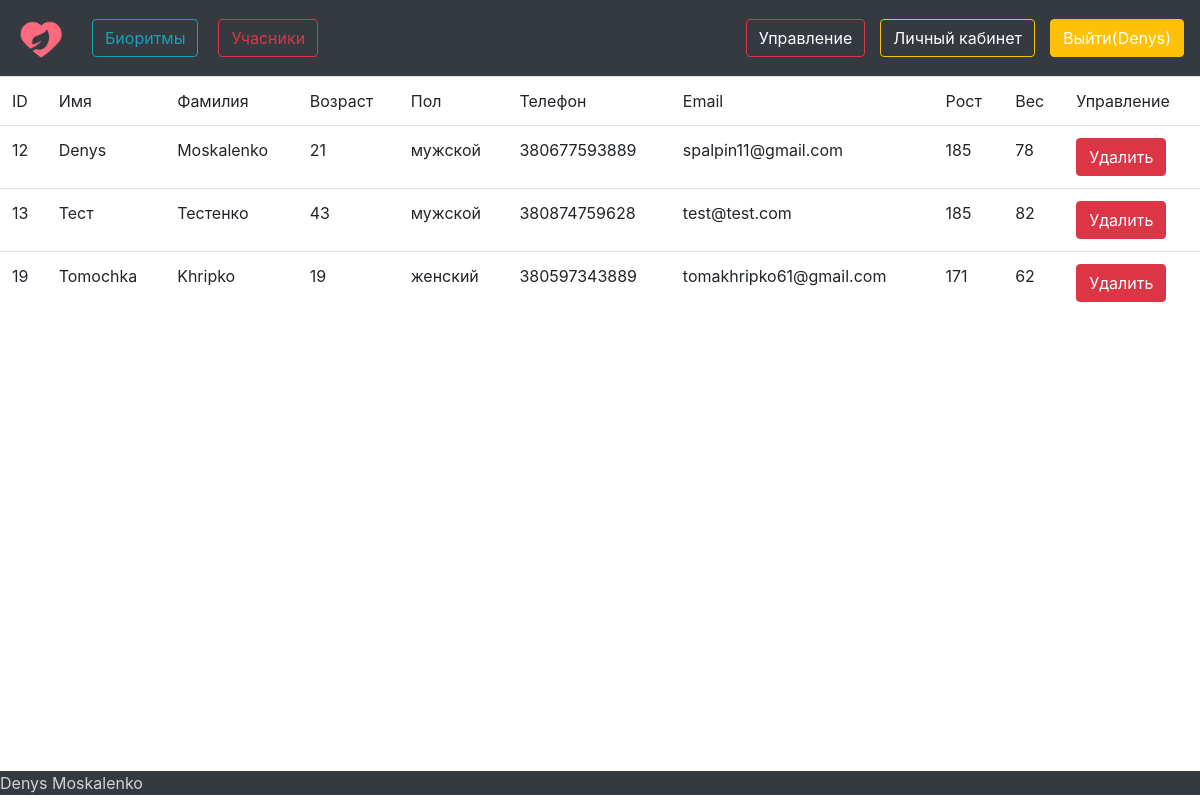
Screenshot of /reduct/ (signed in) with the database file from the repository.
### afront/models.py (models this page shows, shortened)
class Human(models.Model):
    name = models.CharField(max_length=50, verbose_name='Имя')
    surname = models.CharField(max_length=50, verbose_name='Фамилия')
    email = models.EmailField(max_length=50)
    phone = models.PositiveSmallIntegerField()
    age = models.PositiveSmallIntegerField()
    genders = (
        ('мужской', 'мужской'),
        ('женский', 'женский'),
    )
    gender = models.CharField(max_length=10, choices=genders)
    height = models.PositiveSmallIntegerField()
    weight = models.PositiveSmallIntegerField()

### afront/views.py (the view, shortened to what this page needs)
# urls.py: re_path('reduct/',views.Reduct.as_view()),
class Reduct(TemplateView):
    template_name = 'reduct.html'
    def get(self, request):
        if request.user.is_authenticated:
            all_users = Human.objects.all()
            ctx = {'all_users': all_users}
            return render(request, self.template_name, ctx)
        else:
            return render(request, self.template_name, {})

### afront/templates/reduct.html (shortened to what this page needs)
{% extends 'main.html' %}
{% block content %}
{% if user.is_authenticated and user.is_superuser%}
<table class="table table-hover">
 <thead class="thead-dark">
    <tr>
        <td>ID</td>
        <td>Имя</td>
        <td>Фамилия</td>
        <td>Возраст</td>
        <td>Пол</td>
        <td>Телефон</td>
        <td>Email</td>
        <td>Рост</td>
        <td>Вес</td>
        <td>Управление</td>
    </tr>
  </thead>
  <tbody>
    <tr>
        {% for human in all_users%}
        <td>{{human.id}}</td>
        <td>{{human.name}}</td>
        <td>{{human.surname}}</td>
        <td>{{human.age}}</td>
        <td>{{human.gender}}</td>
        <td>{{human.phone}}</td>
        <td>{{human.email}}</td>
        <td>{{human.height}}</td>
        <td>{{human.weight}}</td>
        <td ><form action="/reduct/" method="post"> {%csrf_token%} <button class="btn btn-danger" type="submit" name="delete" value="{{human.id}}">Удалить</button> </form>
        </td>
    </tr>
    {%endfor%}
  </tbody>
</table>
{%else%}
<h1> Вы не суперпользователь</h1>
{%endif%}
{% endblock %}

### afront/templates/main.html (shortened to what this page needs)
<!DOCTYPE html>
 {% load static %}
<html lang="en">
<head>
    <link rel="stylesheet" href="https://stackpath.bootstrapcdn.com/bootstrap/4.4.1/css/bootstrap.min.css"crossorigin="anonymous" >
</head>
<body>
<header>
<nav class="navbar navbar-expand-lg navbar-dark bg-dark">
    <a href="/main" class="navbar-brand">
        <img width ="50" hight="40" alt="logo">
    </a>
{% if user.is_authenticated%}
        <ul class="navbar-nav mr-auto">
            <li class="nav-item"> <a class="btn btn-outline-info" href="/biorythms" role="button">Биоритмы</a>    </li>
            <li class="nav-item"> <a class="btn btn-outline-danger" href="/ivents" role="button">Учасники</a>  </li>
        </ul>
    {% if user.is_superuser%}
        <div class="navbar-text ml-9"  style="margin-right: 15px;">
            <a class="btn btn-outline-danger" href="/reduct" role="button">Управление</a>   </li>
        </div>
    {%endif%}
    <div class="navbar-text ml-9" style="margin-right: 15px;">
            <a class="btn btn-outline-warning" href="/account" role="button">Личный кабинет</a>    </li>
    </div>
    <div class="navbar-text ml-9">
            <a class="btn btn-warning" href="/logout" role="button">Выйти({{user.username}}) </a>    </li>
    </div>
    {%else%}
       <ul class="navbar-nav mr-auto " >
            <li class="nav-item"> <a class="btn btn-success " href="/auth" role="button">Войти</a>    </li>
            <li class="nav-item"> <a class="btn btn-info" href="/register" role="button">Зарегестрироваться</a>  </li>
        </ul>
    {%endif%}
</nav>
</header>
{% block content %}{% endblock %}
<footer class="page-footer font-small  bg-dark  bottom:10px  text"> Denys Moskalenko</footer>
</body>
</html>

### afront/templates/main.html (style rules this page uses)
nav a { margin-left: 0px; }
body { min-width: 100%; }
ul li { margin:0 10px; margin-bottom: 1px; margin-top: 1px; }
footer { position : fixed; bottom: 5px; color: lightgray; width : 100%; }
body { margin-left: 10px; }

### rows the page displays
Human: id "12", name "Denys", surname "Moskalenko", age "21", gender "мужской", phone "380677593889", email "spalpin11@gmail.com", height "185", weight "78"
Human: id "13", name "Тест", surname "Тестенко", age "43", gender "мужской", phone "380874759628", email "test@test.com", height "185", weight "82"
Human: id "19", name "Tomochka", surname "Khripko", age "19", gender "женский", phone "380597343889", email "tomakhripko61@gmail.com", height "171", weight "62"

### other values shown
{{ user.username }} "Denys"
